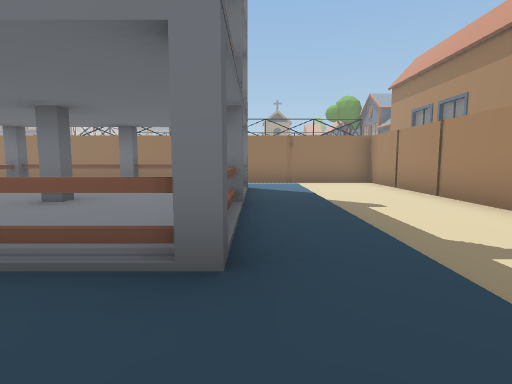
view 1 (above)

19 first-person views from a walk through a Unity game level. The camera is 1.4 m above the floor, tilts 6° down and sees 80° across. The floor is counted in squares, 2 m on a side. Each view is taken from the middle of a square. On the plan, view 1 faces up. The plan holds only what a view shows up to about 10 squares ahead; the rest is blank. The place goes on beyond the plan. The player character is not drawn. Some animated figures are not drawn.

view 2
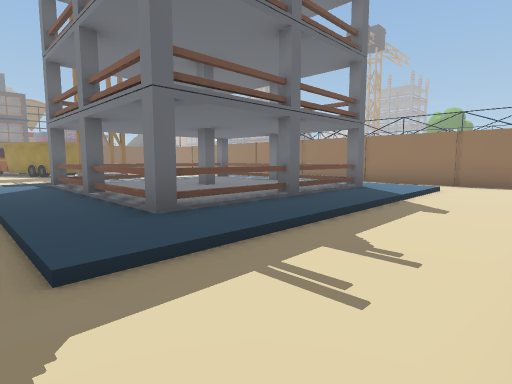

view 3
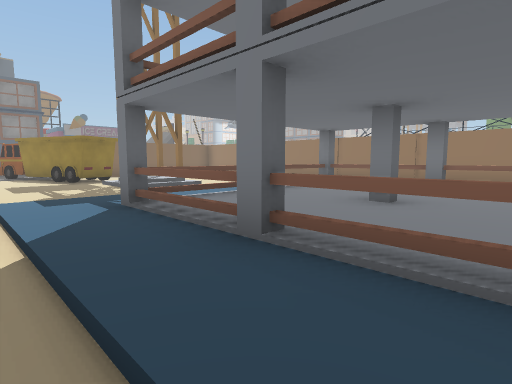

view 4
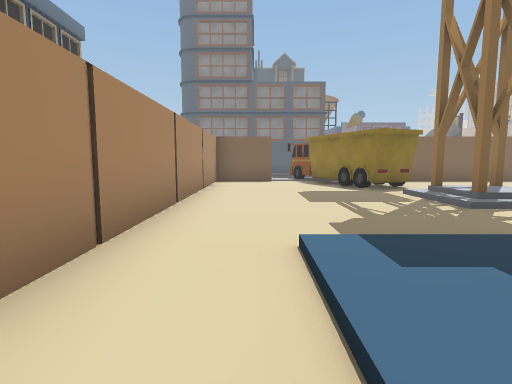

view 5
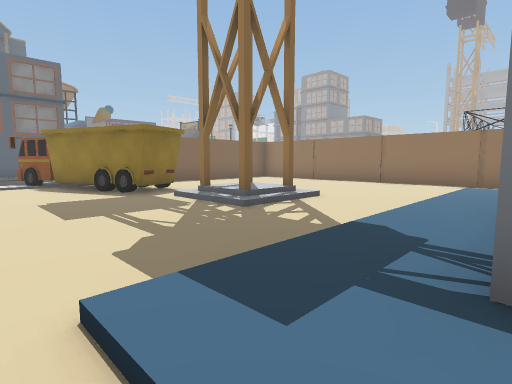

view 6
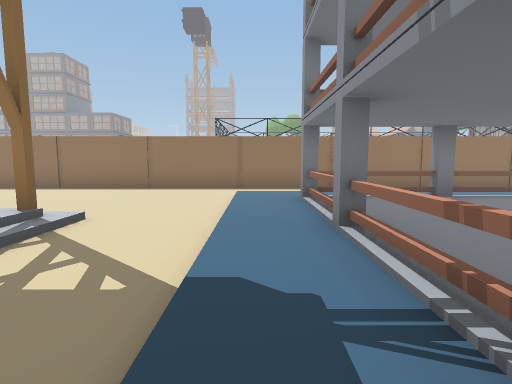

view 7
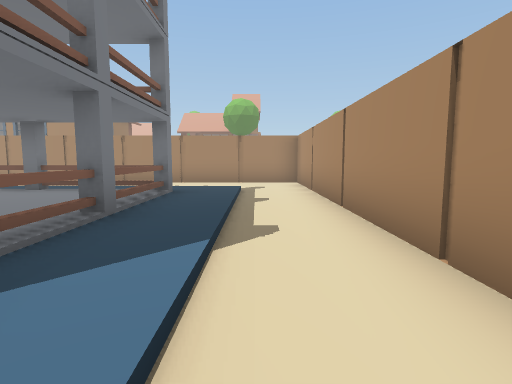

view 8
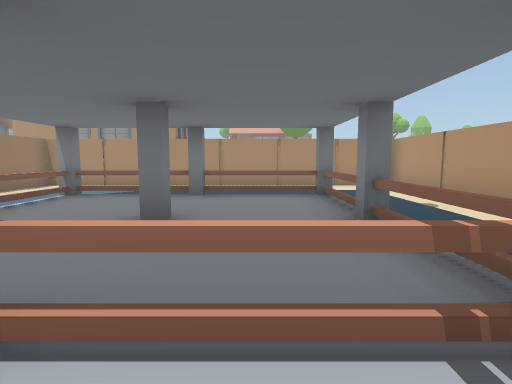

view 9
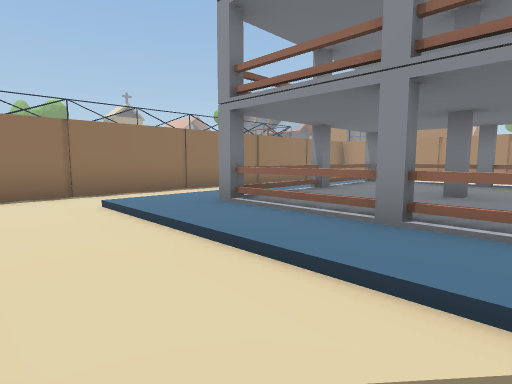

view 10
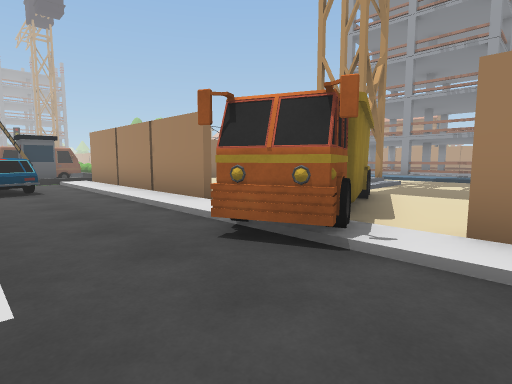

view 11
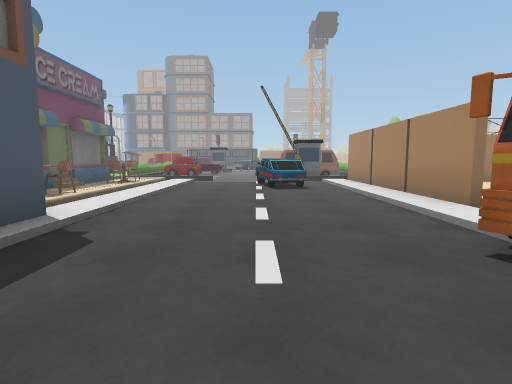

view 12
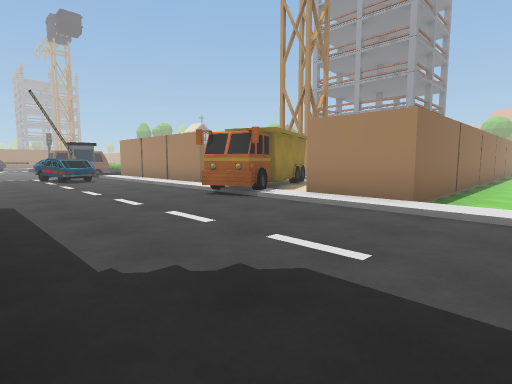

view 13
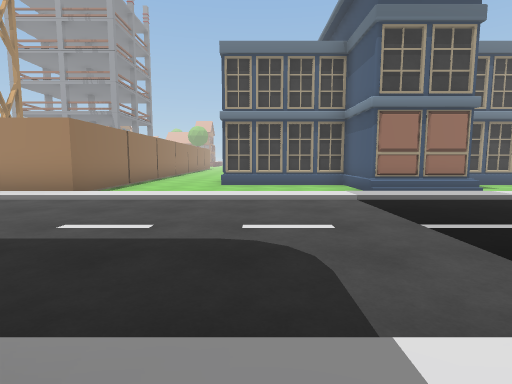

view 14
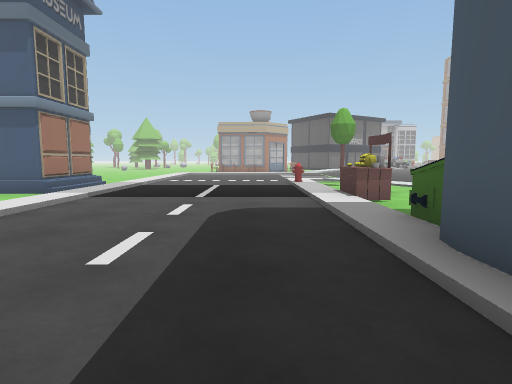

view 15
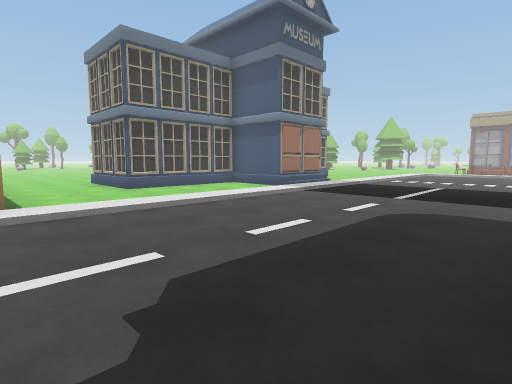

view 16
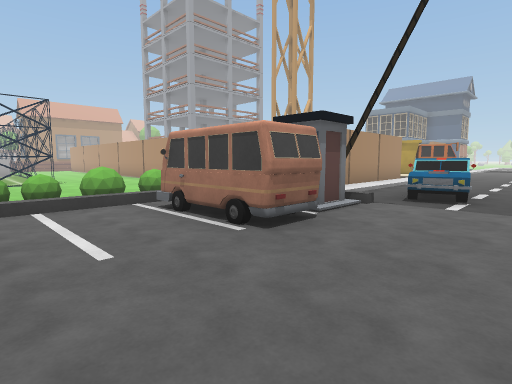

view 17
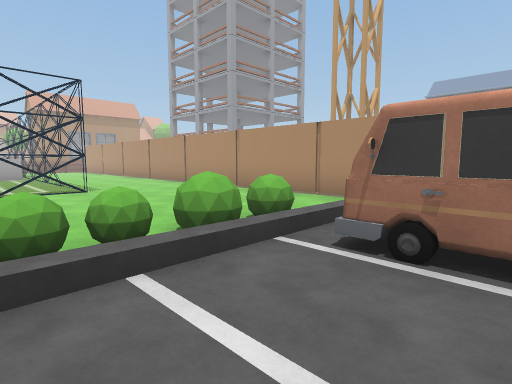

view 18
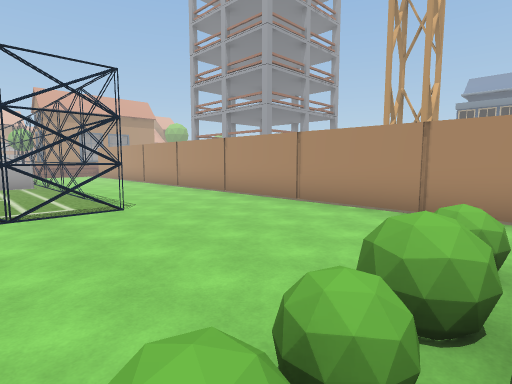

view 19
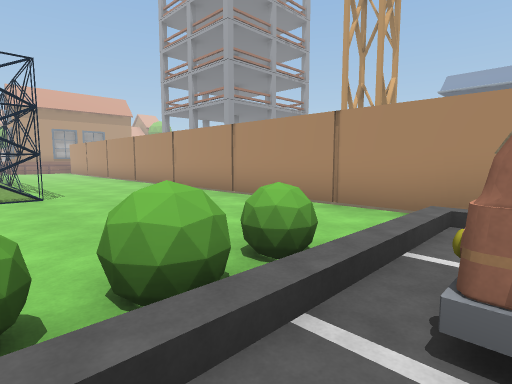

### Floor plan
Key: @ floor where view 1 was taken; # wall or solid block; x gap in a wall; . main floor; : floor 0.25 m higher than the main floor; + floor 0.5 m higher than the main floor; / step, stairs or slope; = window, fence, low wall or low ledge; ^ raised ledge; H house; B building; T truck; C car; U dumpster; R tree; S bush; O other object.
Columns run from 20 left of view 1 to 6 right of it. Each row starts with its distance up from view 1.
 15   ...../.....
 14   ...../S....     B
 13   ...CCSS....BBBBBBB
 12   ..C  /S..........
 11   ...#./..........
 10  /..////.........        HH
  9 #/.CC/###################HH
  8 ^/..C/#......./// ////..#HH
  7 #/.../#.......:::::::/..#HH
  6 //.../#.. ....:##x###/..#H
  5 ^/.../#.. /:..:#:::=:/..#
  4 =/.../x.T./+..:x:#::#/..#
  3 #/.../T TTx...:#:::=:/..#
  2  /...TTT......:##x###/..#
  1  /...//.......:::::::/..#
  0  /.../#.............@...#
 -1  /.../###################
 -2  /...//.......
 -3 #/...//.......
 -4 U/...//..B##.
 -5 ./...//..##
 -6 O/...//..#
 -7 O/...//..#
 -8 ./...//###
 -9 R/...//#
-10 .O...//.
-11 //.../ ..#

Where each view was taken, in squares from view 1:
view 1: 0 up, 0 right, facing up
view 2: 0 up, 3 right, facing up-left
view 3: 0 up, 1 left, facing up-left
view 4: 0 up, 4 left, facing left
view 5: 0 up, 5 left, facing up-left
view 6: 1 up, 6 left, facing up
view 7: 0 up, 6 left, facing right
view 8: 3 up, 6 left, facing right
view 9: 3 up, 8 left, facing up-right
view 10: 0 up, 17 left, facing up-right
view 11: 0 up, 17 left, facing up
view 12: 3 down, 19 left, facing up-right
view 13: 5 down, 20 left, facing right
view 14: 1 down, 18 left, facing down
view 15: 1 down, 19 left, facing down-right
view 16: 15 up, 18 left, facing down-right
view 17: 15 up, 15 left, facing down-right
view 18: 15 up, 13 left, facing down-right
view 19: 14 up, 14 left, facing down-right
